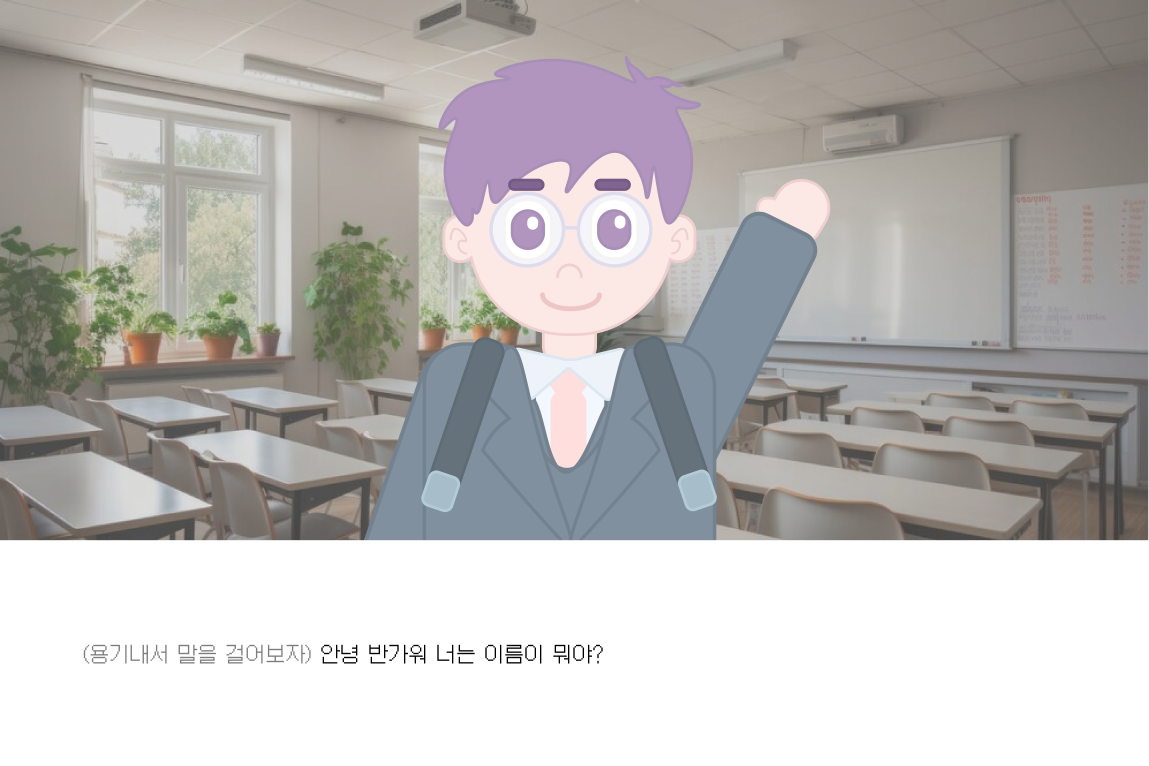
#> input picture public/images/background/1-1/01.png, 4593 x 3062 px, found by its file name (shown at 1/4 size); its folder holds 4 pictures in this run
$ jupyter execute slice_images.ipynb
#> lines starting #> are read from the running program, lines starting #| are printed output that depends on the picture
[cell 1]
from PIL import Image
import os

# 이미지 파일들이 있는 디렉토리 경로
directory = './public/images/background/1-1/'

# 디렉토리 내 모든 이미지 파일에 대해 아래쪽 900픽셀을 잘라내고 저장
for filename in os.listdir(directory):
    if filename.endswith(".png"):
        img = Image.open(os.path.join(directory, filename))
#> img is the input picture: PIL image 4593x3062 RGBA; mean R, G, B, A 187.5, 185.1, 183.6, 255
        width, height = img.size
#> width = 4593; height = 3062
        bottom_crop = height - 900
#> bottom_crop = 2162
        img_cropped = img.crop((0, bottom_crop, width, height))
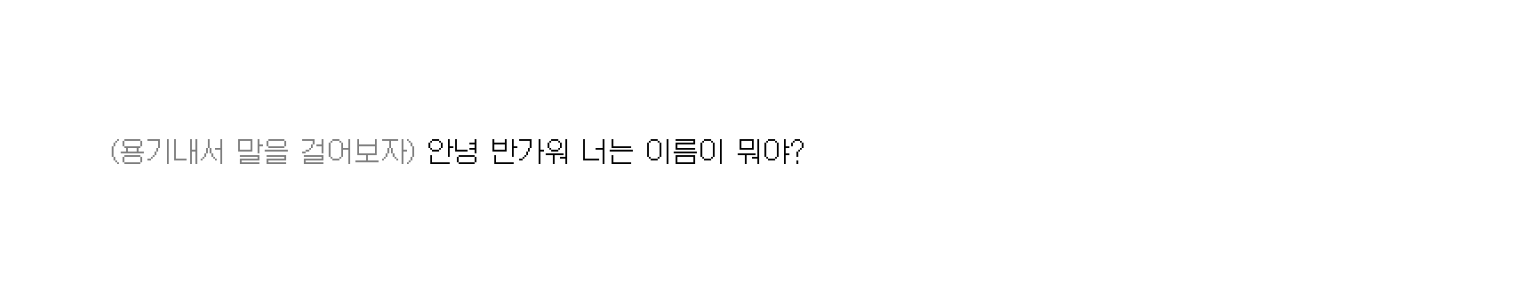
#> img_cropped: PIL image 4593x900 RGBA (shown at 1/3 size); mean R, G, B, A 253.5, 253.5, 253.5, 255
#> pass 3 of the loop `for filename in os.listdir(directory):`:
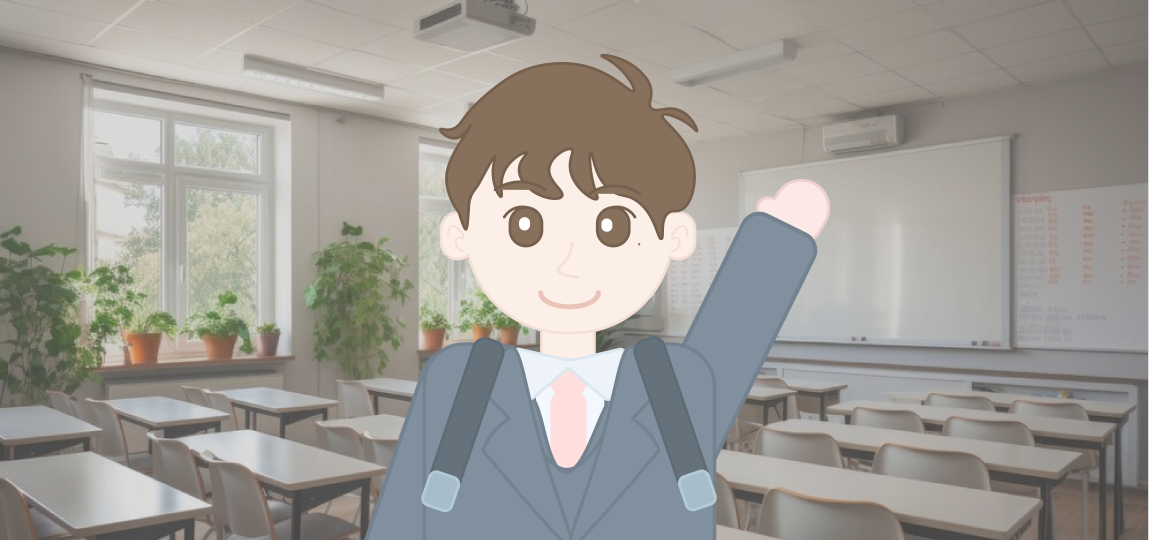
#> input picture public/images/background/1-1/02.png, 4593 x 2160 px, found by its file name (shown at 1/4 size)
#> img is the input picture: PIL image 4593x2160 RGBA; mean R, G, B, A 158, 154.9, 149.5, 255
#> `img_cropped = img.crop((0, bottom_crop, width, height))`:
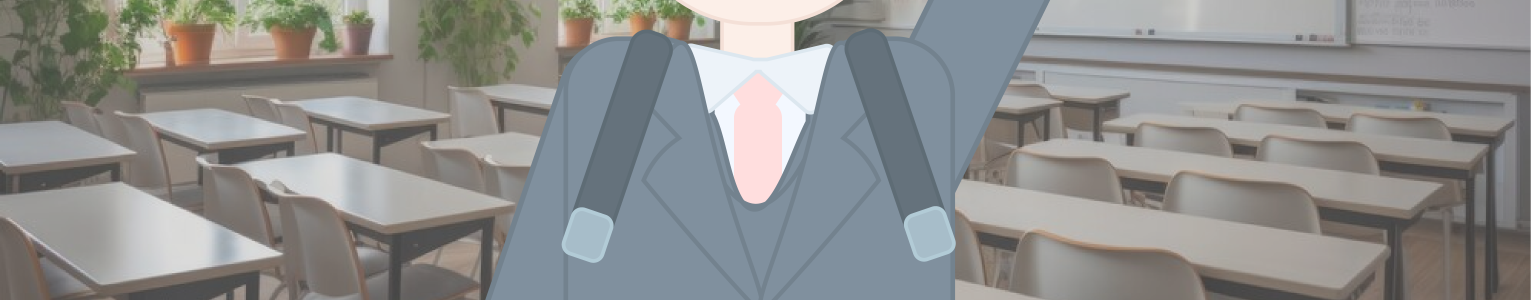
#> img_cropped: PIL image 4593x900 RGBA (shown at 1/3 size); mean R, G, B, A 141.4, 142.1, 141, 255; transparent parts drawn white
#> the loop made 5 passes; the first 3 are shown
        img_cropped.save(os.path.join(directory, filename))
